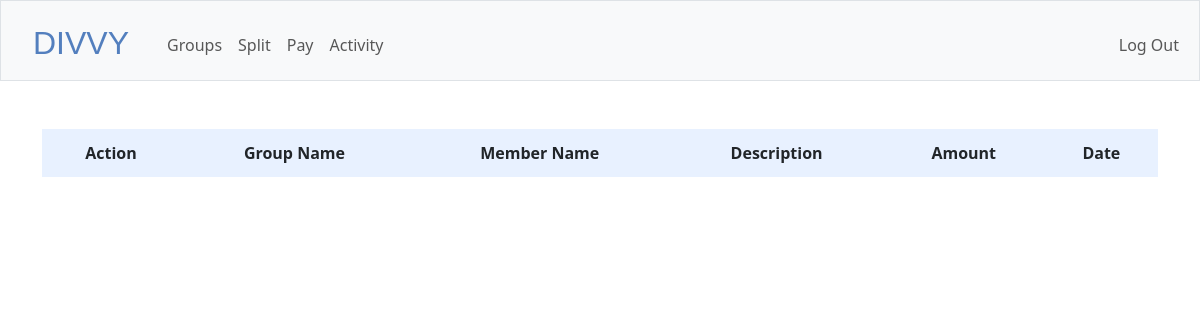
Before: /activity (signed in) with the older database file.
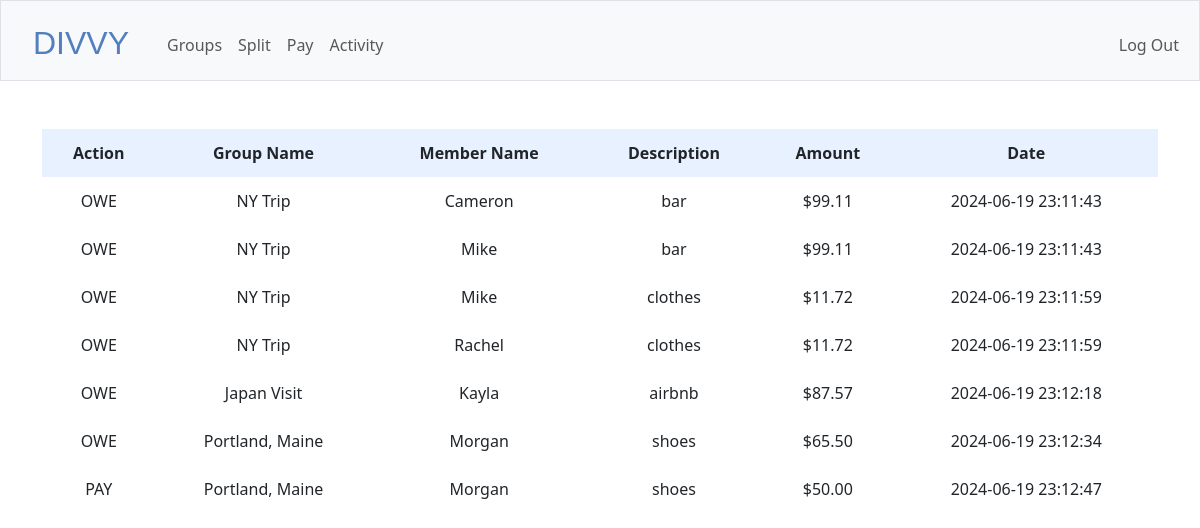
After: the same page with the newer database file.
### tables this page shows
CREATE TABLE transactions (
    id INTEGER PRIMARY KEY AUTOINCREMENT, 
    transaction_id INTEGER NOT NULL,
    action TEXT NOT NULL, 
    group_name TEXT NOT NULL,
    group_member TEXT NOT NULL,
    description TEXT NOT NULL,
    amount NUMERIC NOT NULL,
    timestamp DATE DEFAULT (datetime('now','localtime')),
    FOREIGN KEY (transaction_id) REFERENCES users(id)
);

### app.py (the view)
@app.route("/activity", methods=["GET", "POST"])
def activity():
    db = get_db().cursor()
    tables = db.execute("SELECT action, group_name, group_member, description, amount, timestamp FROM transactions WHERE transaction_id = ?;", (session["user_id"],))
    return render_template("activity.html", tables=tables)

### app.py (called while the page is built)
@app.after_request
def after_request(response):
    response.headers["Cache-Control"] = "no-cache, no-store, must-revalidate"
    response.headers["Expires"] = 0
    response.headers["Pragma"] = "no-cache"
    return response

def get_db():
    if 'db' not in g:
        g.db = sqlite3.connect("database.db")
        g.db.row_factory = sqlite3.Row
    return g.db

### templates/activity.html (shortened to what this page needs)
{% extends "layout.html" %}
{% block main %}
<table>
    <tr>
        <th>Action</th>
        <th>Group Name</th>
        <th>Member Name</th>
        <th>Description</th>
        <th>Amount</th>
        <th>Date</th>
    </tr>
    {% for table in tables %}
        <tr>
            <td>{{ table["action"] }}</td>
            <td>{{ table["group_name"] }}</td>
            <td>{{ table["group_member"] }}</td>
            <td>{{ table["description"] }}</td>
            <td>${{ '%.2f'|format(table["amount"])}}</td>
            <td>{{ table["timestamp"] }}</td>
        </tr>
    {% endfor %}
</table>
{% endblock %}

### templates/layout.html (shortened to what this page needs)
<!DOCTYPE html>
<html lang="en">
    <head>
        <link href="https://cdn.jsdelivr.net/npm/bootstrap@5.3.3/dist/css/bootstrap.min.css" rel="stylesheet">
        <link href="/static/styles.css" rel="stylesheet">
    </head>
    <body>
        <nav class="bg-light border navbar navbar-expand-md navbar-light">
            <div class="container-fluid">
                <a class="navbar-brand" href="/"><span class="blue">DIVVY</span></a>
                <div class="collapse navbar-collapse" id="navbar">
                    {% if session["user_id"] %}
                        <ul class="navbar-nav me-auto mt-2">
                            <li class="nav-item"><a class="nav-link" href="/group">Groups</a></li>
                            <li class="nav-item"><a class="nav-link" href="/split">Split</a></li>
                            <li class="nav-item"><a class="nav-link" href="/pay">Pay</a></li>
                            <li class="nav-item"><a class="nav-link" href="/activity">Activity</a></li>
                        </ul>
                        <ul class="navbar-nav ms-auto mt-2">
                            <li class="nav-item"><a class="nav-link" href="/logout">Log Out</a></li>
                        </ul>
                    {% else %}
                        <ul class="navbar-nav ms-auto mt-2">
                            <li class="nav-item"><a class="nav-link" href="/login">Log In</a></li>
                            <li class="nav-item"><a class="nav-link" href="/register">Register</a></li>
                        </ul>
                    {% endif %}
                </div>
            </div>
        </nav>
        <main class="container py-5 text-center">
            {% block main %}{% endblock %}
        </main>
    </body>
</html>

### static/styles.css (style rules this page uses)
nav .navbar-brand { font-size: xx-large; font-family: 'Gill Sans', 'Gill Sans MT', Calibri, 'Trebuchet MS', sans-serif; margin-left: 20px; margin-right: 30px; margin-top: 5px; }
nav .navbar-brand .blue { color: #537fbe; }
table { background-color: transparent; margin-bottom: 1rem; width: 100%; }
table th, table td { padding: 0.75rem; vertical-align: middle; }
tbody tr:nth-of-type(1) { background-color: rgb(179, 208, 255, 0.3) }

Changed rows visible on the page:
added transactions: action "OWE", group_name "NY Trip", group_member "Cameron", description "bar", amount "99.11", timestamp "2024-06-19 23:11:43"
added transactions: action "OWE", group_name "NY Trip", group_member "Mike", description "bar", amount "99.11", timestamp "2024-06-19 23:11:43"
added transactions: action "OWE", group_name "NY Trip", group_member "Mike", description "clothes", amount "11.72", timestamp "2024-06-19 23:11:59"
added transactions: action "OWE", group_name "NY Trip", group_member "Rachel", description "clothes", amount "11.72", timestamp "2024-06-19 23:11:59"
added transactions: action "OWE", group_name "Japan Visit", group_member "Kayla", description "airbnb", amount "87.57", timestamp "2024-06-19 23:12:18"
added transactions: action "OWE", group_name "Portland, Maine", group_member "Morgan", description "shoes", amount "65.50", timestamp "2024-06-19 23:12:34"
added transactions: action "PAY", group_name "Portland, Maine", group_member "Morgan", description "shoes", amount "50.00", timestamp "2024-06-19 23:12:47"
